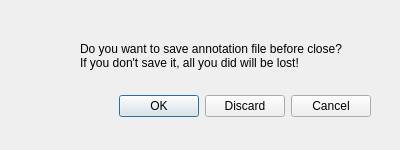
<?xml version="1.0" encoding="UTF-8"?>
<ui version="4.0">
 <class>Dialog</class>
 <widget class="QDialog" name="Dialog">
  <property name="geometry">
   <rect>
    <x>0</x>
    <y>0</y>
    <width>400</width>
    <height>150</height>
   </rect>
  </property>
  <property name="windowTitle">
   <string>Dialog</string>
  </property>
  <widget class="QDialogButtonBox" name="buttonBox">
   <property name="geometry">
    <rect>
     <x>30</x>
     <y>90</y>
     <width>341</width>
     <height>32</height>
    </rect>
   </property>
   <property name="orientation">
    <enum>Qt::Horizontal</enum>
   </property>
   <property name="standardButtons">
    <set>QDialogButtonBox::Cancel|QDialogButtonBox::Discard|QDialogButtonBox::Ok</set>
   </property>
  </widget>
  <widget class="QLabel" name="label">
   <property name="geometry">
    <rect>
     <x>80</x>
     <y>30</y>
     <width>301</width>
     <height>51</height>
    </rect>
   </property>
   <property name="font">
    <font>
     <pointsize>9</pointsize>
    </font>
   </property>
   <property name="text">
    <string>Do you want to save annotation file before close?
If you don't save it, all you did will be lost!</string>
   </property>
   <property name="openExternalLinks">
    <bool>false</bool>
   </property>
  </widget>
  <widget class="QLabel" name="label_2">
   <property name="geometry">
    <rect>
     <x>30</x>
     <y>40</y>
     <width>31</width>
     <height>31</height>
    </rect>
   </property>
   <property name="text">
    <string/>
   </property>
   <property name="pixmap">
    <pixmap resource="imagesources.qrc">:/icons/icons/Small/icon100_com_121.png</pixmap>
   </property>
  </widget>
 </widget>
 <resources>
  <include location="imagesources.qrc"/>
 </resources>
 <connections>
  <connection>
   <sender>buttonBox</sender>
   <signal>accepted()</signal>
   <receiver>Dialog</receiver>
   <slot>accept()</slot>
   <hints>
    <hint type="sourcelabel">
     <x>248</x>
     <y>254</y>
    </hint>
    <hint type="destinationlabel">
     <x>157</x>
     <y>274</y>
    </hint>
   </hints>
  </connection>
  <connection>
   <sender>buttonBox</sender>
   <signal>rejected()</signal>
   <receiver>Dialog</receiver>
   <slot>reject()</slot>
   <hints>
    <hint type="sourcelabel">
     <x>316</x>
     <y>260</y>
    </hint>
    <hint type="destinationlabel">
     <x>286</x>
     <y>274</y>
    </hint>
   </hints>
  </connection>
 </connections>
</ui>
